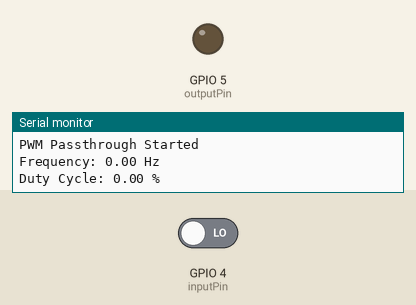
Recording of a sketch running on a simulated ESP32. On the bench: output pins drawn as LEDs (lit = HIGH), the last lines printed to the serial monitor. Inputs (shaded band) come from the test bench; at power-on: GPIO 4 (inputPin) LOW.

Above: at 1.2 s.
1.3 s: GPIO 4 (inputPin) driven HIGH
At 2.5 s:
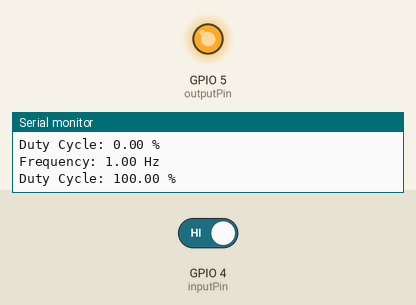
2.8 s: GPIO 4 (inputPin) driven LOW
At 3.7 s:
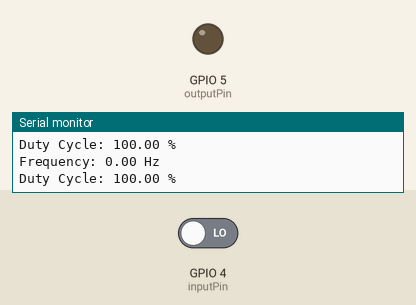
Timing chart, 0 to 5.8 s (numbered marks = the images above; inputs shaded):
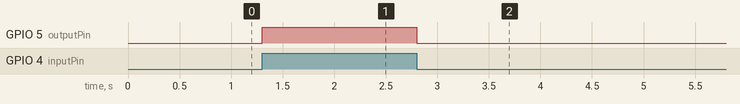

The sketch:

PWM2_Ofogh.ino
```cpp
// Pin settings
const int inputPin = 4;  // Input pin for PWM from function generator (GPIO4)
const int outputPin = 5; // Output pin to replicate PWM signal (GPIO5)
const int ledChannel = 0; // PWM channel (0 to 15 on ESP32)
const int resolution = 10; // PWM resolution (10-bit = 0 to 1023)

// Variables for measuring frequency and duty cycle
unsigned long lastTime = 0;
unsigned long highTime = 0;
unsigned long lowTime = 0;
unsigned long lastEdgeTime = 0;
bool lastState = false;
int pulseCount = 0;

void setup() {
  // Configure input and output pins
  pinMode(inputPin, INPUT);
  pinMode(outputPin, OUTPUT);

  // Initialize Serial for displaying information
  Serial.begin(115200);
  Serial.println("PWM Passthrough Started");
}

void loop() {
  // Read the PWM input signal
  bool currentState = digitalRead(inputPin);

  // Pass the input signal directly to the output pin
  digitalWrite(outputPin, currentState);

  // Detect rising edge for frequency and duty cycle measurement
  if (lastState == false && currentState == true) {
    // Calculate period from the last rising edge
    unsigned long period = micros() - lastEdgeTime;
    lastEdgeTime = micros();
    pulseCount++;

    // Calculate duty cycle (high time / period)
    if (highTime > 0 && period > 0) {
      float dutyCycle = (float)highTime / period * 100.0;
      highTime = 0; // Reset high time
    }
  }

  // Calculate low and high times for duty cycle
  if (currentState == true) {
    highTime += micros() - lastEdgeTime;
    lastEdgeTime = micros();
  }

  // Calculate and display frequency and duty cycle every second
  if (millis() - lastTime >= 1000) {
    float measuredFreq = pulseCount; // Frequency = pulses per second
    float measuredDutyCycle = 0;
    if (highTime > 0 && (highTime + lowTime) > 0) {
      measuredDutyCycle = (float)highTime / (highTime + lowTime) * 100.0;
    }

    // Display on Serial
    Serial.print("Frequency: ");
    Serial.print(measuredFreq);
    Serial.println(" Hz");
    Serial.print("Duty Cycle: ");
    Serial.print(measuredDutyCycle);
    Serial.println(" %");

    // Reset counters
    pulseCount = 0;
    highTime = 0;
    lowTime = 0;
    lastTime = millis();
  }

  lastState = currentState;
}
```

Measured:
- after the input at 1.3 s, GPIO 5 (outputPin): LOW → HIGH at once
- after the input at 2.8 s, GPIO 5 (outputPin): HIGH → LOW at once
